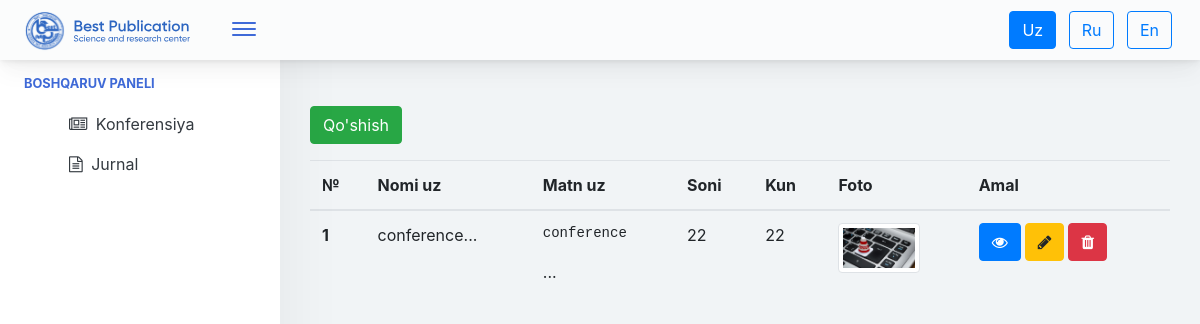
Page /admin/conference (signed in) on the committed database.
### tables this page shows
CREATE TABLE `conference` (
  `id` int(11) NOT NULL,
  `name_uz` varchar(255) NOT NULL,
  `name_en` varchar(255) NOT NULL,
  `name_ru` varchar(255) NOT NULL,
  `content_uz` text NOT NULL,
  `content_en` text NOT NULL,
  `content_ru` text NOT NULL,
  `photo` varchar(255) NOT NULL,
  `soni` varchar(255) NOT NULL,
  `kuni` varchar(255) NOT NULL,
  `yonalish_uz` varchar(255) NOT NULL,
  `yonalish_ru` varchar(255) NOT NULL,
  `yonalish_en` varchar(255) NOT NULL,
  `vaqt` datetime NOT NULL
);

### admin/config.php (called while the page is built, shortened)
<?php
if (isset($_COOKIE['lang'])){
    $lang = $_COOKIE['lang'];
}else {
    $lang = "uz";
}

### admin/pages/conference/index.php (the view, shortened to what this page needs)
<?php
global $local_strings;
global $lang;
?>
<a href="/admin/conference/create" class="btn btn-success my-3">
    <? echo $local_strings[$lang]['create']; ?>
</a>
<table class="table table-hover">
    <thead>
    <tr>
        <th>№</th>
        <th><? echo $local_strings[$lang]['name']; ?> <?=$lang;?></th>
        <th><? echo $local_strings[$lang]['description']; ?> <?=$lang;?></th>
        <th><?=$local_strings[$lang]['daycount']; ?></th>
        <th><?=$local_strings[$lang]['p4']; ?></th>
        <th><? echo $local_strings[$lang]['photo'];?></th>
        <th><? echo $local_strings[$lang]['action']; ?></th>
    </tr>
    </thead>
    <tbody>
    <?php
    $blogs = getAll("conference");
    if ($blogs !== null && $blogs !== "") {
        $i = 1;
        foreach ($blogs as $blog) {
            echo "<tr>";
            echo "<th>" . $i++ . "</th>";
            echo "<td>" .substr($blog['name_'.$lang], 0, 25) ."...</td>";
            echo "<td>" .substr($blog['content_'.$lang], 0, 25) ."...</td>";
            echo "<td>" .$blog['soni']."</td>";
            echo "<td>" .$blog['kuni']."</td>";
            echo "<td> <img src='/uploads/".$blog['photo']."'class='img-thumbnail' style='height: 50px'> </td>";
            echo "<td><a href='/admin/conference/view/" . $blog['id'] . "' class='btn btn-primary mr-1'><i class='fa fa-eye'></i></a>";
            echo "<a href='/admin/conference/edit/" . $blog['id'] . "' class='btn btn-warning mr-1'><i class='fa fa-pencil'></i></a>";
            echo "<a href='/admin/conference/delete/" . $blog['id'] . "' class='btn btn-danger'><i class='fa fa-trash'></i></a></td>";
            echo "</tr>";
        }
    }
    ?>
    </tbody>
</table>

### rows in the picture
conference: name_uz "conference", content_uz "conference", soni "22", kuni "22", photo (picture)

### other values in the picture
$local_strings[$lang]["admin_panel"] "BOSHQARUV PANELI"
$local_strings[$lang]["sidebar5"] "Konferensiya"
$local_strings[$lang]["sidebar2"] "Jurnal"
$local_strings[$lang]['create'] "Qo'shish"
$local_strings[$lang]['name'] "Nomi"
$lang "uz"
$local_strings[$lang]['description'] "Matn"
$local_strings[$lang]['daycount'] "Soni"
$local_strings[$lang]['p4'] "Kun"
$local_strings[$lang]['photo'] "Foto"
$local_strings[$lang]['action'] "Amal"
